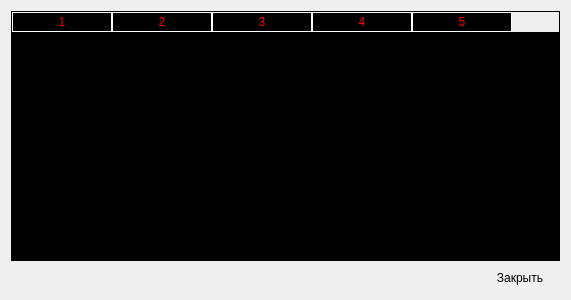
<?xml version="1.0" encoding="UTF-8"?>
<ui version="4.0">
 <class>Statistics</class>
 <widget class="QWidget" name="Statistics">
  <property name="geometry">
   <rect>
    <x>0</x>
    <y>0</y>
    <width>571</width>
    <height>300</height>
   </rect>
  </property>
  <property name="windowTitle">
   <string>Статистика</string>
  </property>
  <property name="autoFillBackground">
   <bool>false</bool>
  </property>
  <property name="styleSheet">
   <string notr="true">background-image: url(:/background.jpg);</string>
  </property>
  <layout class="QVBoxLayout" name="verticalLayout">
   <item>
    <widget class="QTableWidget" name="table">
     <property name="styleSheet">
      <string notr="true">QTableWidget {
background-color: rgb(0, 0, 0);
gridline-color: rgb(255, 255, 255);
color: rgb(255, 0, 0);
selection-background-color: rgb(130, 130, 130);
border-color: rgb(255, 255, 255);
}

QHeaderView::section
{
background-color: black;
color: red;
border: 1px solid white;
}

QTableView QTableCornerButton::section {
background-color: black;
color: red;
border: 1px solid white;
 }
</string>
     </property>
     <property name="columnCount">
      <number>5</number>
     </property>
     <column/>
     <column/>
     <column/>
     <column/>
     <column/>
    </widget>
   </item>
   <item>
    <layout class="QHBoxLayout" name="horizontalLayout">
     <item>
      <spacer name="horizontalSpacer">
       <property name="orientation">
        <enum>Qt::Horizontal</enum>
       </property>
       <property name="sizeHint" stdset="0">
        <size>
         <width>40</width>
         <height>20</height>
        </size>
       </property>
      </spacer>
     </item>
     <item>
      <widget class="QPushButton" name="closeBtn">
       <property name="text">
        <string>Закрыть</string>
       </property>
       <property name="default">
        <bool>true</bool>
       </property>
       <property name="flat">
        <bool>true</bool>
       </property>
      </widget>
     </item>
    </layout>
   </item>
  </layout>
 </widget>
 <resources/>
 <connections/>
</ui>
